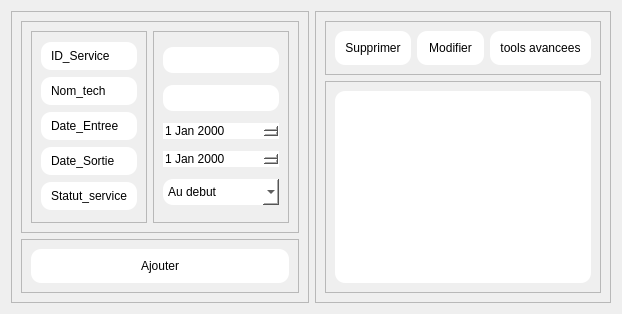
         <widget class="QWidget" name="service">
          <layout class="QHBoxLayout" name="horizontalLayout_13">
           <item>
            <widget class="QFrame" name="frame_22">
             <property name="frameShape">
              <enum>QFrame::Shape::StyledPanel</enum>
             </property>
             <property name="frameShadow">
              <enum>QFrame::Shadow::Raised</enum>
             </property>
             <layout class="QVBoxLayout" name="verticalLayout_12">
              <item>
               <widget class="QFrame" name="frame_29">
                <property name="sizePolicy">
                 <sizepolicy hsizetype="Maximum" vsizetype="Preferred">
                  <horstretch>0</horstretch>
                  <verstretch>0</verstretch>
                 </sizepolicy>
                </property>
                <property name="styleSheet">
                 <string notr="true"/>
                </property>
                <property name="frameShape">
                 <enum>QFrame::Shape::StyledPanel</enum>
                </property>
                <property name="frameShadow">
                 <enum>QFrame::Shadow::Raised</enum>
                </property>
                <layout class="QHBoxLayout" name="horizontalLayout_14">
                 <item>
                  <widget class="QFrame" name="frame_31">
                   <property name="frameShape">
                    <enum>QFrame::Shape::StyledPanel</enum>
                   </property>
                   <property name="frameShadow">
                    <enum>QFrame::Shadow::Raised</enum>
                   </property>
                   <layout class="QVBoxLayout" name="verticalLayout_18">
                    <item>
                     <widget class="QLabel" name="label_16">
                      <property name="sizePolicy">
                       <sizepolicy hsizetype="Preferred" vsizetype="Maximum">
                        <horstretch>0</horstretch>
                        <verstretch>0</verstretch>
                       </sizepolicy>
                      </property>
                      <property name="styleSheet">
                       <string notr="true">background-color: rgb(255, 255, 255);
border-radius: 10px;
padding: 7px;</string>
                      </property>
                      <property name="text">
                       <string>ID_Service</string>
                      </property>
                     </widget>
                    </item>
                    <item>
                     <widget class="QLabel" name="label_36">
                      <property name="sizePolicy">
                       <sizepolicy hsizetype="Preferred" vsizetype="Maximum">
                        <horstretch>0</horstretch>
                        <verstretch>0</verstretch>
                       </sizepolicy>
                      </property>
                      <property name="styleSheet">
                       <string notr="true">background-color: rgb(255, 255, 255);
border-radius: 10px;
padding: 7px;</string>
                      </property>
                      <property name="text">
                       <string>Nom_tech</string>
                      </property>
                     </widget>
                    </item>
                    <item>
                     <widget class="QLabel" name="label_37">
                      <property name="sizePolicy">
                       <sizepolicy hsizetype="Preferred" vsizetype="Maximum">
                        <horstretch>0</horstretch>
                        <verstretch>0</verstretch>
                       </sizepolicy>
                      </property>
                      <property name="styleSheet">
                       <string notr="true">background-color: rgb(255, 255, 255);
border-radius: 10px;
padding: 7px;</string>
                      </property>
                      <property name="text">
                       <string>Date_Entree</string>
                      </property>
                     </widget>
                    </item>
                    <item>
                     <widget class="QLabel" name="label_38">
                      <property name="sizePolicy">
                       <sizepolicy hsizetype="Preferred" vsizetype="Maximum">
                        <horstretch>0</horstretch>
                        <verstretch>0</verstretch>
                       </sizepolicy>
                      </property>
                      <property name="styleSheet">
                       <string notr="true">background-color: rgb(255, 255, 255);
border-radius: 10px;
padding: 7px;</string>
                      </property>
                      <property name="text">
                       <string>Date_Sortie</string>
                      </property>
                     </widget>
                    </item>
                    <item>
                     <widget class="QLabel" name="label_39">
                      <property name="sizePolicy">
                       <sizepolicy hsizetype="Preferred" vsizetype="Maximum">
                        <horstretch>0</horstretch>
                        <verstretch>0</verstretch>
                       </sizepolicy>
                      </property>
                      <property name="styleSheet">
                       <string notr="true">background-color: rgb(255, 255, 255);
border-radius: 10px;
padding: 7px;</string>
                      </property>
                      <property name="text">
                       <string>Statut_service</string>
                      </property>
                     </widget>
                    </item>
                   </layout>
                  </widget>
                 </item>
                 <item>
                  <widget class="QFrame" name="frame_32">
                   <property name="frameShape">
                    <enum>QFrame::Shape::StyledPanel</enum>
                   </property>
                   <property name="frameShadow">
                    <enum>QFrame::Shadow::Raised</enum>
                   </property>
                   <layout class="QVBoxLayout" name="verticalLayout_19">
                    <item>
                     <widget class="QLineEdit" name="lineEditserid">
                      <property name="styleSheet">
                       <string notr="true">background-color: rgb(255, 255, 255);
border-radius: 10px;
padding: 5px;</string>
                      </property>
                     </widget>
                    </item>
                    <item>
                     <widget class="QLineEdit" name="lineEditsernom">
                      <property name="styleSheet">
                       <string notr="true">background-color: rgb(255, 255, 255);
border-radius: 10px;
padding: 5px;</string>
                      </property>
                     </widget>
                    </item>
                    <item>
                     <widget class="QDateEdit" name="dateEditserentree">
                      <property name="styleSheet">
                       <string notr="true">background-color: rgb(255, 255, 255);
border-radius: 10px;
</string>
                      </property>
                     </widget>
                    </item>
                    <item>
                     <widget class="QDateEdit" name="dateEditsersortir">
                      <property name="styleSheet">
                       <string notr="true">background-color: rgb(255, 255, 255);
border-radius: 10px;
</string>
                      </property>
                     </widget>
                    </item>
                    <item>
                     <widget class="QComboBox" name="comboBoxser">
                      <property name="styleSheet">
                       <string notr="true">background-color: rgb(255, 255, 255);
border-radius: 10px;
padding: 5px;</string>
                      </property>
                      <item>
                       <property name="text">
                        <string>Au debut</string>
                       </property>
                      </item>
                      <item>
                       <property name="text">
                        <string>on_progres</string>
                       </property>
                      </item>
                      <item>
                       <property name="text">
                        <string>termine</string>
                       </property>
                      </item>
                     </widget>
                    </item>
                   </layout>
                  </widget>
                 </item>
                </layout>
               </widget>
              </item>
              <item>
               <widget class="QFrame" name="frame_30">
                <property name="sizePolicy">
                 <sizepolicy hsizetype="Preferred" vsizetype="Maximum">
                  <horstretch>0</horstretch>
                  <verstretch>0</verstretch>
                 </sizepolicy>
                </property>
                <property name="frameShape">
                 <enum>QFrame::Shape::StyledPanel</enum>
                </property>
                <property name="frameShadow">
                 <enum>QFrame::Shadow::Raised</enum>
                </property>
                <layout class="QHBoxLayout" name="horizontalLayout_19">
                 <item>
                  <widget class="QPushButton" name="pushButton_serajouter">
                   <property name="styleSheet">
                    <string notr="true">QPushButton
{
background-color:rgb(255, 255, 255);
border-radius: 10px;
padding: 10px;
}

QPushButton:Hover {
				background-color: rgb(159, 159, 159);
				border-color: rgb(159, 159, 159);}
</string>
                   </property>
                   <property name="text">
                    <string>Ajouter</string>
                   </property>
                  </widget>
                 </item>
                </layout>
               </widget>
              </item>
             </layout>
            </widget>
           </item>
           <item>
            <widget class="QFrame" name="frame_23">
             <property name="frameShape">
              <enum>QFrame::Shape::StyledPanel</enum>
             </property>
             <property name="frameShadow">
              <enum>QFrame::Shadow::Raised</enum>
             </property>
             <layout class="QVBoxLayout" name="verticalLayout_13">
              <item>
               <widget class="QFrame" name="frame_33">
                <property name="frameShape">
                 <enum>QFrame::Shape::StyledPanel</enum>
                </property>
                <property name="frameShadow">
                 <enum>QFrame::Shadow::Raised</enum>
                </property>
                <layout class="QHBoxLayout" name="horizontalLayout_20">
                 <item>
                  <widget class="QPushButton" name="pushButtonsersup">
                   <property name="styleSheet">
                    <string notr="true">QPushButton
{
background-color:rgb(255, 255, 255);
border-radius: 10px;
padding: 10px;
}

QPushButton:Hover {
				background-color: rgb(159, 159, 159);
				border-color: rgb(159, 159, 159);}
</string>
                   </property>
                   <property name="text">
                    <string>Supprimer</string>
                   </property>
                  </widget>
                 </item>
                 <item>
                  <widget class="QPushButton" name="pushButtonsermodif">
                   <property name="styleSheet">
                    <string notr="true">QPushButton
{
background-color:rgb(255, 255, 255);
border-radius: 10px;
padding: 10px;
}

QPushButton:Hover {
				background-color: rgb(159, 159, 159);
				border-color: rgb(159, 159, 159);}
</string>
                   </property>
                   <property name="text">
                    <string>Modifier</string>
                   </property>
                  </widget>
                 </item>
                 <item>
                  <widget class="QPushButton" name="pushButtonservicetool">
                   <property name="styleSheet">
                    <string notr="true">QPushButton
{
background-color:rgb(255, 255, 255);
border-radius: 10px;
padding: 10px;
}

QPushButton:Hover {
				background-color: rgb(159, 159, 159);
				border-color: rgb(159, 159, 159);}
</string>
                   </property>
                   <property name="text">
                    <string>tools avancees</string>
                   </property>
                  </widget>
                 </item>
                </layout>
               </widget>
              </item>
              <item>
               <widget class="QFrame" name="frame_34">
                <property name="frameShape">
                 <enum>QFrame::Shape::StyledPanel</enum>
                </property>
                <property name="frameShadow">
                 <enum>QFrame::Shadow::Raised</enum>
                </property>
                <layout class="QHBoxLayout" name="horizontalLayout_21">
                 <item>
                  <widget class="QTableView" name="tableViewser">
                   <property name="styleSheet">
                    <string notr="true">background-color: rgb(255, 255, 255);
border-radius: 10px;</string>
                   </property>
                  </widget>
                 </item>
                </layout>
               </widget>
              </item>
             </layout>
            </widget>
           </item>
          </layout>
         </widget>
